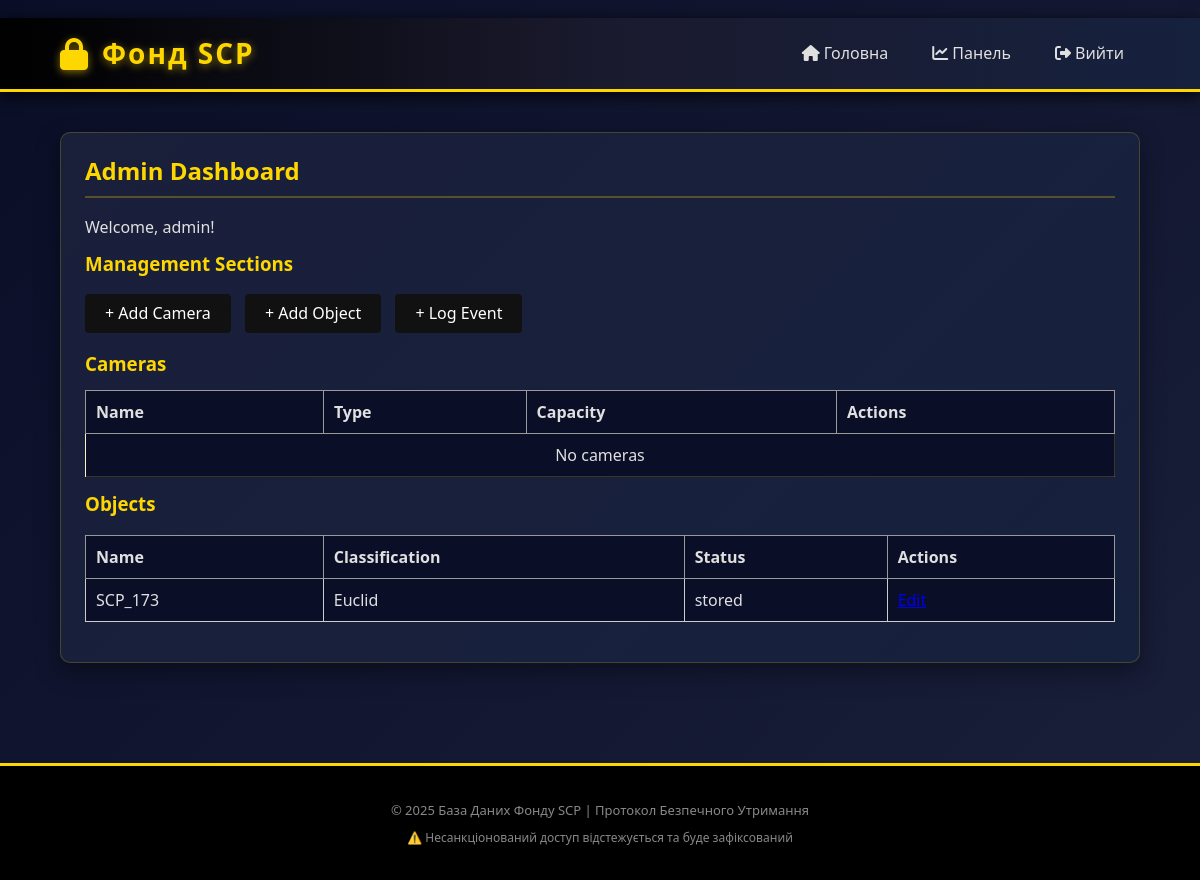
Page /admin/dashboard (signed in) on the earlier database version.
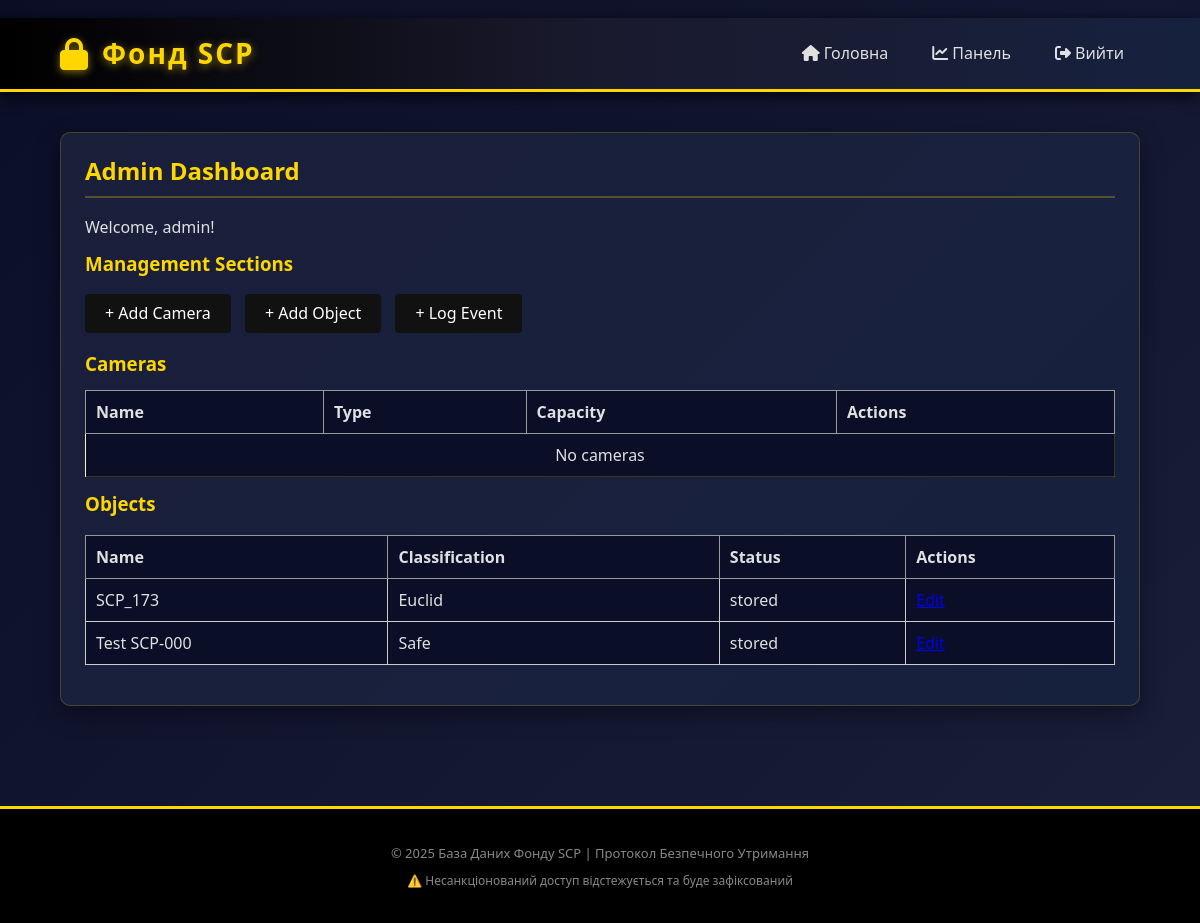
Same page on the later database version.
### tables this page shows
CREATE TABLE "objects" (
                id INTEGER PRIMARY KEY,
                name TEXT NOT NULL,
                classification TEXT NOT NULL DEFAULT 'Unspecified' CHECK(classification IN ("Unspecified","Safe","Euclid","Keter","Thaumiel","Exotic","Metaclass")),
                description TEXT,
                storage_requirements TEXT,
                camera_id INTEGER,
                status TEXT DEFAULT 'stored',
                history_of_movements TEXT,
                created_at DATETIME,
                updated_at DATETIME
            );

### app.py (the view)
    @app.route('/admin/dashboard')
    @login_required
    def admin_dashboard():
        if current_user.role != 'admin':
            flash('Доступ заборонено.', 'danger')
            return redirect(url_for('user_dashboard'))
        cameras = Camera.query.all()
        objects = ObjectItem.query.all()
        events = Event.query.all()
        return render_template('dashboard_admin.html', cameras=cameras, objects=objects, events=events)

### templates/dashboard_admin.html
﻿{% extends "base.html" %}
{% block content %}
<div class="card">
  <h2>Admin Dashboard</h2>
  <p>Welcome, {{ current_user.username }}!</p>
  <h3>Management Sections</h3>
  <div style="margin:20px 0;">
    <a href="{{ url_for('add_camera') }}" style="background:#111; color:#fff; padding:10px 20px; border-radius:4px; text-decoration:none; display:inline-block; margin-right:10px;">+ Add Camera</a>
    <a href="{{ url_for('add_object') }}" style="background:#111; color:#fff; padding:10px 20px; border-radius:4px; text-decoration:none; display:inline-block; margin-right:10px;">+ Add Object</a>
    <a href="{{ url_for('add_event') }}" style="background:#111; color:#fff; padding:10px 20px; border-radius:4px; text-decoration:none; display:inline-block;">+ Log Event</a>
  </div>
  <h3>Cameras</h3>
  <table style="width:100%; border-collapse:collapse; background:#f9f9f9;">
    <tr style="background:#ddd; font-weight:bold;">
      <td style="padding:10px; border:1px solid #999;">Name</td>
      <td style="padding:10px; border:1px solid #999;">Type</td>
      <td style="padding:10px; border:1px solid #999;">Capacity</td>
      <td style="padding:10px; border:1px solid #999;">Actions</td>
    </tr>
    {% if cameras %}
      {% for camera in cameras %}
      <tr>
        <td style="padding:10px; border:1px solid #ccc;">{{ camera.name }}</td>
        <td style="padding:10px; border:1px solid #ccc;">{{ camera.type or '-' }}</td>
        <td style="padding:10px; border:1px solid #ccc;">{{ camera.max_capacity }}</td>
        <td style="padding:10px; border:1px solid #ccc;">
          <a href="{{ url_for('edit_camera', camera_id=camera.id) }}">Edit</a> |
          <a href="{{ url_for('delete_camera', camera_id=camera.id) }}">Delete</a>
        </td>
      </tr>
      {% endfor %}
    {% else %}
      <tr><td colspan="4" style="padding:10px; text-align:center;">No cameras</td></tr>
    {% endif %}
  </table>
  <h3>Objects</h3>
  <table style="width:100%; border-collapse:collapse; background:#f9f9f9; margin-top:20px;">
    <tr style="background:#ddd; font-weight:bold;">
      <td style="padding:10px; border:1px solid #999;">Name</td>
      <td style="padding:10px; border:1px solid #999;">Classification</td>
      <td style="padding:10px; border:1px solid #999;">Status</td>
      <td style="padding:10px; border:1px solid #999;">Actions</td>
    </tr>
    {% if objects %}
      {% for obj in objects %}
      <tr>
        <td style="padding:10px; border:1px solid #ccc;">{{ obj.name }}</td>
        <td style="padding:10px; border:1px solid #ccc;">{{ obj.classification }}</td>
        <td style="padding:10px; border:1px solid #ccc;">{{ obj.status }}</td>
        <td style="padding:10px; border:1px solid #ccc;">
          <a href="{{ url_for('edit_object', object_id=obj.id) }}">Edit</a>
        </td>
      </tr>
      {% endfor %}
    {% else %}
      <tr><td colspan="4" style="padding:10px; text-align:center;">No objects</td></tr>
    {% endif %}
  </table>
</div>
{% endblock %}

Differences in the rows shown:
added objects: name "Test SCP-000", classification "Safe", status "stored"
